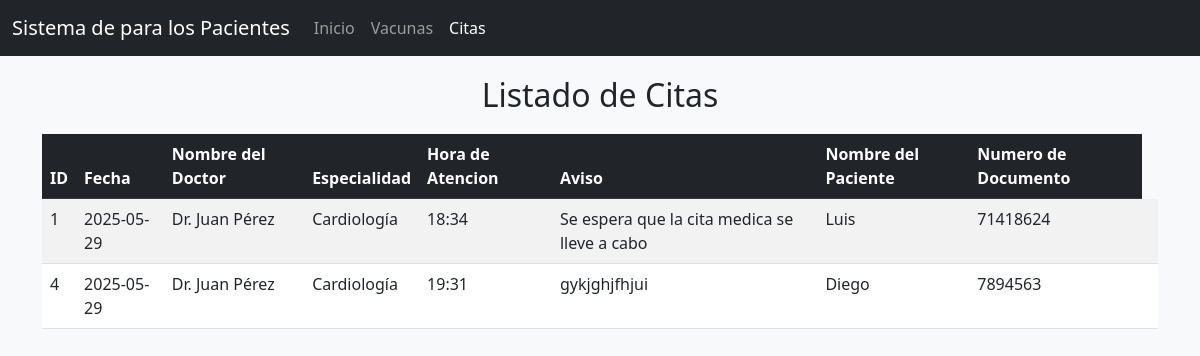
Screenshot of /Modulos/Paciente/Citas.php with the database file from the repository.
### tables this page shows
CREATE TABLE `cita` (
  `IdCita` int(11) NOT NULL,
  `Fecha` varchar(50) NOT NULL,
  `Dia` varchar(50) NOT NULL,
  `NombreDoctor` varchar(50) NOT NULL,
  `Especialidad` varchar(50) NOT NULL,
  `HoradeAtencion` varchar(50) NOT NULL,
  `Aviso` varchar(50) NOT NULL,
  `NombredelPaciente` varchar(50) NOT NULL,
  `NumDocumento` varchar(50) NOT NULL
);

### Modulos/Paciente/Citas.php (the view, shortened to what this page needs)
<?php
include('../../Conexion.php');
?>
<!DOCTYPE html>
<html lang="es">
<head>
    <link rel="stylesheet" href="https://cdn.jsdelivr.net/npm/bootstrap@5.3.0/dist/css/bootstrap.min.css">
</head>
<body>
    <nav class="navbar navbar-expand-lg navbar-dark bg-dark">
    <div class="container-fluid">
        <a class="navbar-brand" href="#">Sistema de para los Pacientes</a>
        <div class="collapse navbar-collapse">
            <ul class="navbar-nav">
                <li class="nav-item"><a class="nav-link" href="Principal.php">Inicio</a></li>
                <li class="nav-item"><a class="nav-link" href="vacunas.php">Vacunas</a></li>
                <li class="nav-item"><a class="nav-link active" aria-current="page"  href="Citas.php">Citas</a></li>
            </ul>
        </div>
    </div>
</nav>
    <div class="container mt-9">
        <h2 class="text-center mb-1">Listado de Citas</h2>
        <table class="table table-striped table-hover">
            <thead class="table-dark">
                <tr>
                    <th>ID</th>
                    <th>Fecha</th>
                    <th>Nombre del Doctor</th>
                    <th>Especialidad</th>
                    <th>Hora de Atencion</th>
                    <th>Aviso</th>
                    <th>Nombre del Paciente</th>
                    <th>Numero de Documento</th>
                </tr>
            </thead>
            <tbody>
                <?php
                $servicios = $link->query("SELECT * FROM cita");
                if ($servicios && $servicios->num_rows > 0) {
                    while ($row = $servicios->fetch_assoc()) {
                        echo "<tr>";
                        echo "<td>" . $row["IdCita"] . "</td>";
                        echo "<td>" . $row["Fecha"] . "</td>";
                        echo "<td>" . $row["NombreDoctor"] . "</td>";
                        echo "<td>" . $row["Especialidad"] . "</td>";
                        echo "<td>" . $row["HoradeAtencion"] . "</td>";
                        echo "<td>" . $row["Aviso"] . "</td>";
                        echo "<td>" . $row["NombredelPaciente"] . "</td>";
                        echo "<td>" . $row["NumDocumento"] . "</td>";
                        echo "<td>
                              </td>";
                        echo "</tr>";
                    }
                } else {
                    echo "<tr><td colspan='5' class='text-center'>No se encontraron registros.</td></tr>";
                }
                ?>
            </tbody>
        </table>
    </div>
</body>
</html>

### Modulos/Paciente/Citas.php (style rules this page uses)
body { background-color: #f8f9fa; }
.navbar { margin-bottom: 20px; }

### rows the page displays
cita: IdCita "1", Fecha "2025-05-29", NombreDoctor "Dr. Juan Pérez", Especialidad "Cardiología", HoradeAtencion "18:34", Aviso "Se espera que la cita medica se lleve a cabo", NombredelPaciente "Luis", NumDocumento "71418624"
cita: IdCita "4", Fecha "2025-05-29", NombreDoctor "Dr. Juan Pérez", Especialidad "Cardiología", HoradeAtencion "19:31", Aviso "gykjghjfhjui", NombredelPaciente "Diego", NumDocumento "7894563"
